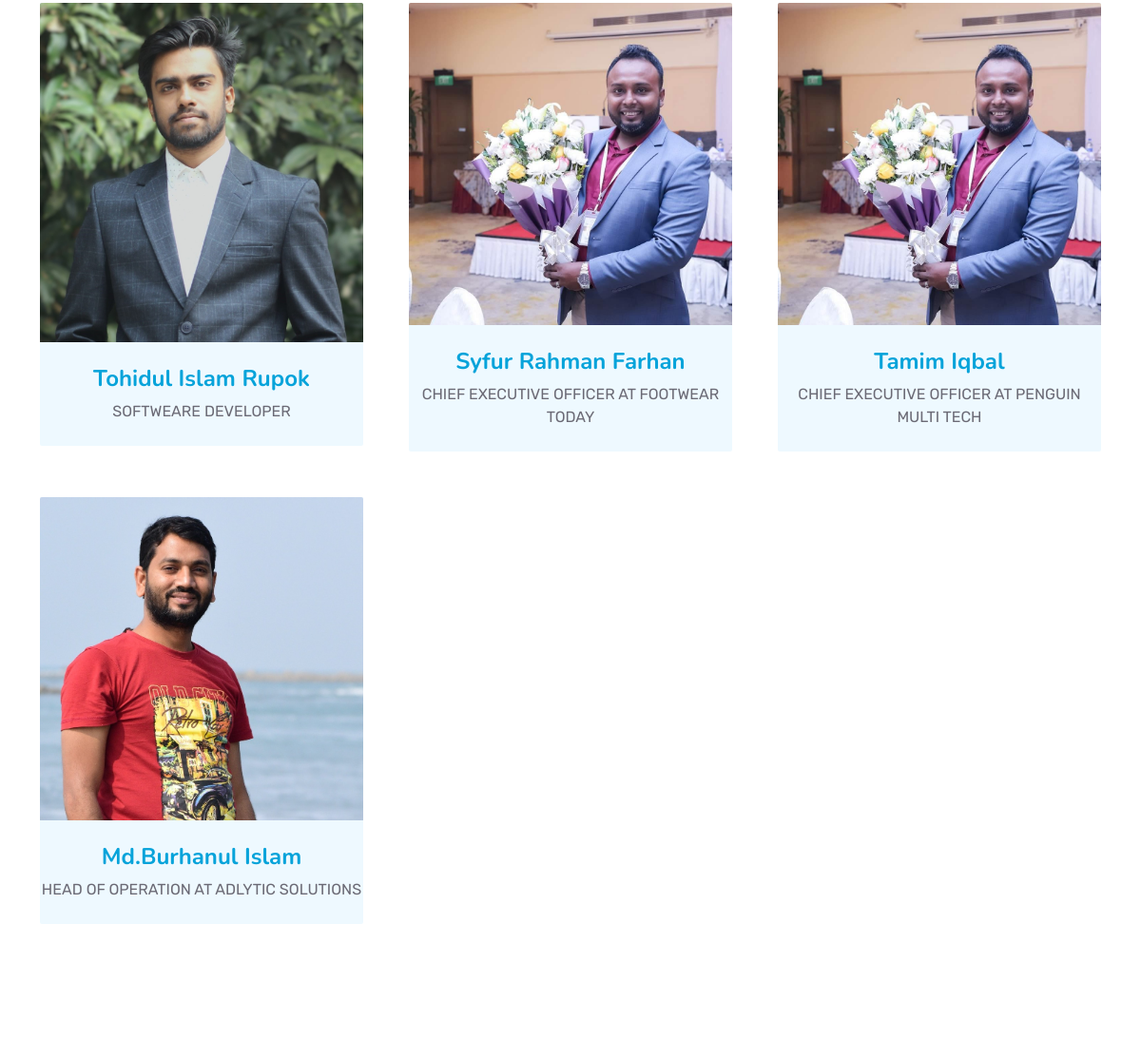
The app's page /leaders/ (middle part), older data.
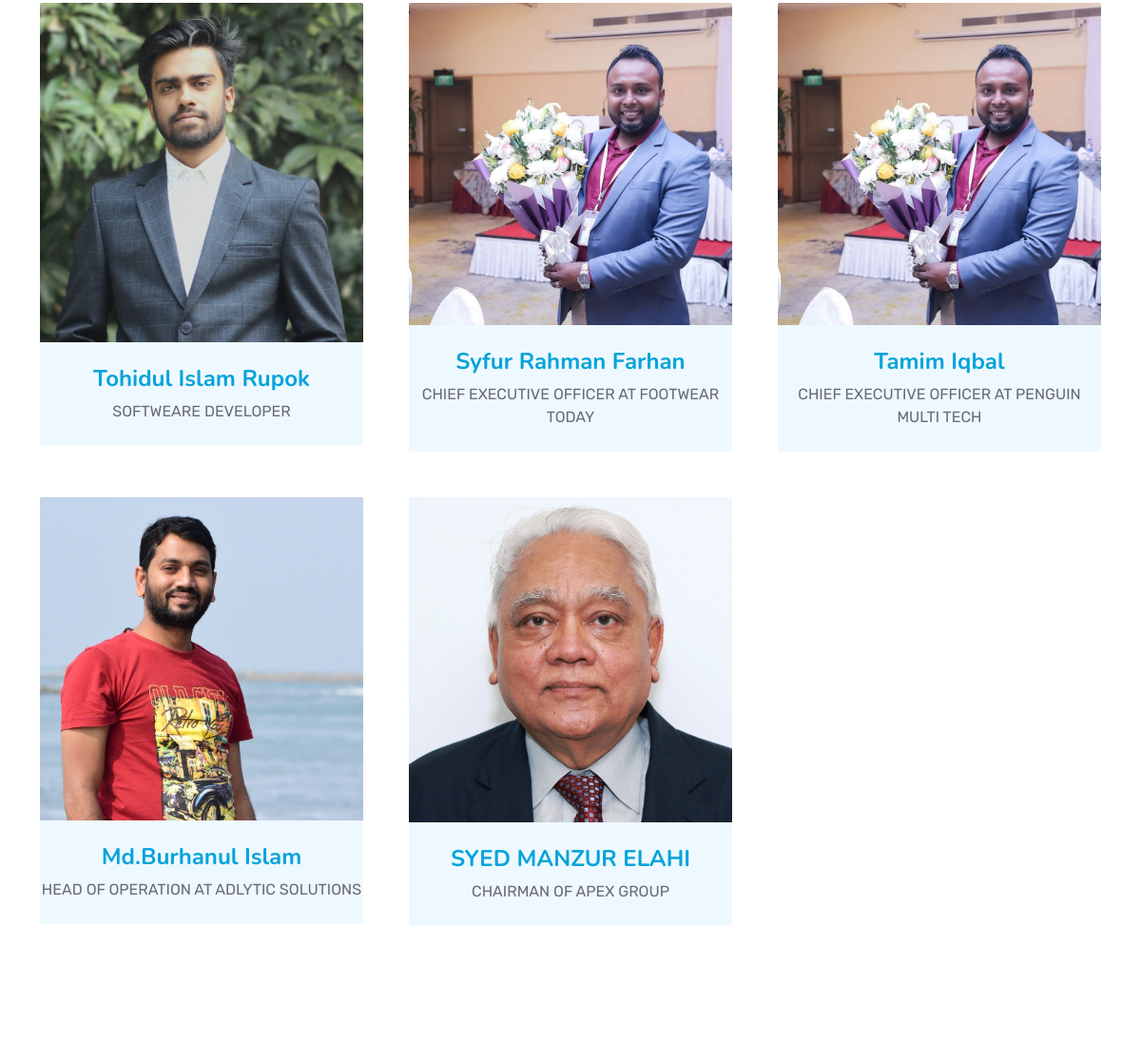
The same page, newer data.
### store/models.py (models this page shows, shortened)
class Leaders(models.Model):
    name = models.CharField(max_length=100)
    slug = models.SlugField(unique=True, blank=True, null=True)
    title = models.CharField(max_length=100)
    birth_date = models.DateField(blank=True, null=True)
    nationality = models.CharField(max_length=100)
    education = models.TextField()
    description = models.TextField()
    professional_history = models.TextField(blank=True, null=True)
    business_history = models.TextField(blank=True, null=True)
    achievement = models.TextField(blank=True, null=True)
    awards = models.TextField(blank=True, null=True)
    certifications = models.TextField(blank=True, null=True)
    role_in_industries = models.TextField(blank=True, null=True)
    image = models.ImageField(upload_to='leader_images/', blank=True, null=True)
    facebook = models.CharField(max_length=200, blank=True, null=True)
    linkedin = models.CharField(max_length=200, blank=True, null=True)
    website = models.URLField(max_length=200, blank=True, null=True)

### store/views.py (the view)
# urls.py: path('leaders/', views.leaders ,name='leaders'),
def leaders(request):
    leaders = Leaders.objects.all()
    return render(request, 'leader/leader.html', {'leaders': leaders})

### store/templates/leader/leader.html (shortened to what this page needs)
{% extends 'index.html' %}
{% block body%}
{% load static %}
<body>
<div class="container-fluid py-5 wow fadeInUp" data-wow-delay="0.1s">
    <div class="container py-5">
        <div class="row g-5">
            {% for leader in leaders %}
            <div class="col-lg-4 wow slideInUp" data-wow-delay="{% cycle '0.3s' '0.6s' '0.9s' %}">
                <div class="team-item bg-light rounded overflow-hidden">
                  <a href="{% url 'person_detail' leader.slug %}" class="company-link">
                    <div class="team-img position-relative overflow-hidden">
                        <img class="img-fluid w-100" src="{{ leader.image.url }}" alt="{{ leader.name }}">
                        <div class="team-social">
                        </div>
                    </div>
                    <div class="text-center py-4">
                        <h4  class="text-primary"><a href="{% url 'person_detail' leader.slug %}">{{ leader.name }}</a></h4>
                        <p class="text-uppercase m-0">{{ leader.title }}</p>
                    </div>
                  </a>
                </div>
            </div>
            {% endfor %}
        </div>
    </div>
</div>
{% endblock %}

Row changes from the older to the newer data that the page shows:
added Leaders: image (picture), name "SYED MANZUR ELAHI", title "CHAIRMAN OF APEX GROUP"
